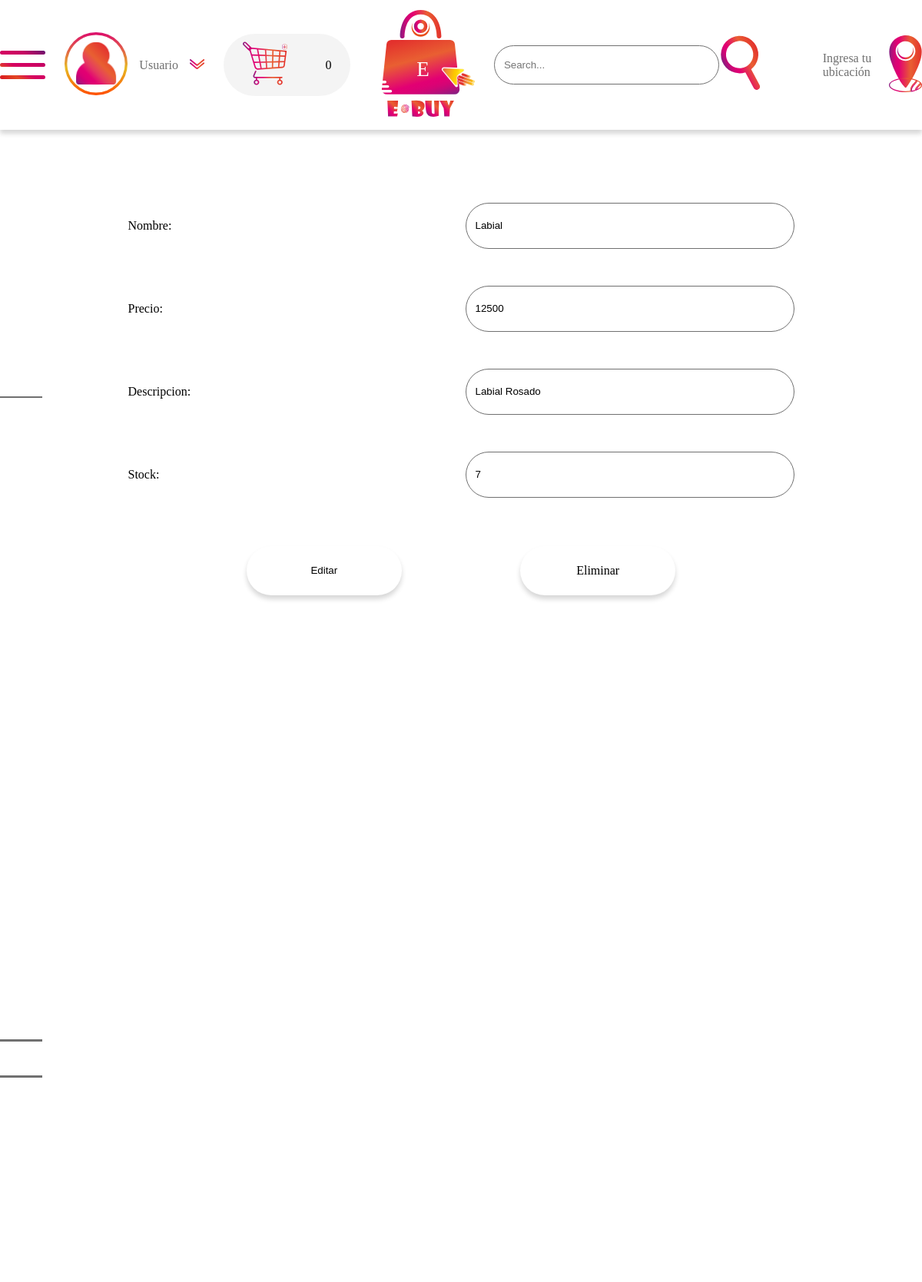
The page /edit/43 on the database its author committed.
### tables this page shows
CREATE TABLE Producto (Id INTEGER PRIMARY KEY AUTOINCREMENT, name TIME NOT NULL, Descripcion TEXT NOT NULL, Price INTEGER, Stock INTEGER);

### app.py (the view)
@app.route('/edit/<int:id>', methods=['GET', 'POST'])
def edit(id):
    db = get_db()
    cur = db.cursor()  #Apuntamos a la base de datos
    cur.execute('SELECT * FROM Producto WHERE Id = {}'.format(id))
    data = cur.fetchone()
    cur.close()
    print(data)
    return render_template('edit.html', datos = data)

### app.py (called while the page is built)
@app.before_request
def logged():
    user_id = session.get( 'user_id')
    if user_id is None:
        g.user = None
    else:
        g.user = get_db().execute('SELECT * FROM usuario WHERE id=?', (user_id,)).fetchone()

### db.py (called while the page is built)
def get_db():
    try:
        if 'db' not in g:
            g.db = sqlite3.connect('data.db')          #Conexion a la base de datos
            g.db.row_factory = sqlite3.Row  #Debuelve las filas que estan en tuplas permite acceder a las columnas llamdas por el nombre
        return g.db
    except Error:
        print(Error)

### templates/edit.html
{% extends "header.html" %}
{% block content %}
<section class="cen1">
            <form
            action="/update/{{datos.0}}"
            method="post"
            >
                <div class="okok">
                    <div class="box">
                        <label for="nombre">Nombre:</label>
                        <input type="text" id="nombre" value="{{datos.1}}"  class="inp"  name="producto">
                    </div>
                    <div class="box">
                        <label for="precio">Precio:</label>
                        <input type="text" id="precio" value="{{datos.3}}"  class="inp"  name="precio">
                    </div>
                    <div class="box">
                        <label for="comentario">Descripcion:</label>
                        <input type="text" id="comentario" value="{{datos.2}}" class="inp"  name="comment">
                    </div>
                    <div class="box">
                        <label for="stock">Stock:</label>
                        <input type="text" id="stock" value="{{datos.4}}"  class="inp"  name="stock">
                    </div>
                    <div class="botones">
                        <div class="btn"><a href="#"><input type="submit" value="Editar" class="subm"></a></div>
                        <div class="subi"><a href="/Delete/{{datos.0}}"  >Eliminar</a></div>
                    </div>
                </div>
            </form>
</section>
{% endblock %}

### static/css/stylesAnadir.css (style rules this page uses)
* { padding: 0; margin: 0; box-sizing: border-box; }
body { background: #f2f2f2; }
form { width: 867px; height: 657px; }
.okok { text-align: left; }
.inp { width: 428px; height: 60px; background: #FFFFFF 0% 0% no-repeat padding-box; border: 1px solid #707070; border-radius: 30px; opacity: 1; outline: none; padding: 12px 12px 12px; }
.subm { width: 202px; height: 64px; background: #fff; box-shadow: 0px 5px 6px #00000029; border-radius: 40px; border: none; opacity: 1; margin: 15px 0 15px 0; cursor: pointer; }
.box { display: flex; justify-content: space-between; align-items: center; margin: 48px 0; }
.okok .botones { display: flex; justify-content: space-evenly }
.subi { width: 202px; height: 64px; background: #fff; box-shadow: 0px 5px 6px #00000029; border-radius: 40px; border: none; opacity: 1; margin: 15px 0 15px 0; cursor: pointer; display: flex; justify-content: center; align-items: center; }
.subi a { text-decoration: none; color: black; }
.cen1 { display: flex; justify-content: center; align-items: center; height: 50%; }

### rows shown on the page
Producto: producto "Labial", precio "12500", comment "Labial Rosado", stock "7"
